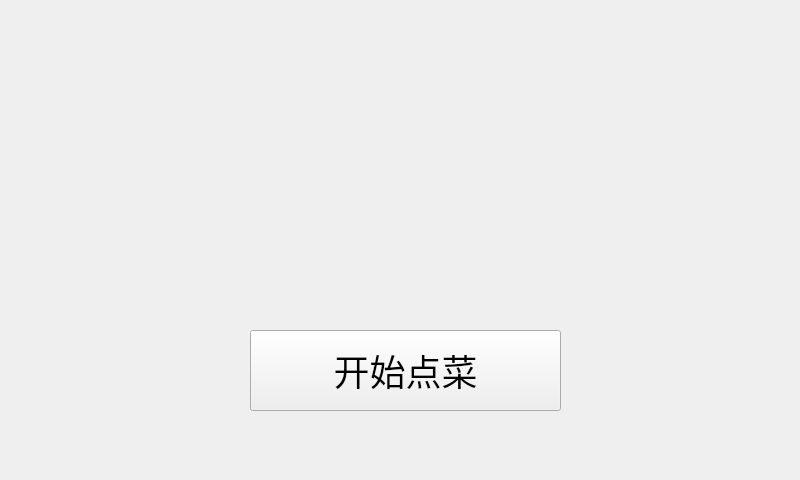
<?xml version="1.0" encoding="UTF-8"?>
<ui version="4.0">
 <class>startwidget</class>
 <widget class="QWidget" name="startwidget">
  <property name="geometry">
   <rect>
    <x>0</x>
    <y>0</y>
    <width>800</width>
    <height>480</height>
   </rect>
  </property>
  <property name="windowTitle">
   <string>Form</string>
  </property>
  <widget class="QPushButton" name="pushButton">
   <property name="geometry">
    <rect>
     <x>250</x>
     <y>330</y>
     <width>311</width>
     <height>81</height>
    </rect>
   </property>
   <property name="font">
    <font>
     <pointsize>27</pointsize>
    </font>
   </property>
   <property name="text">
    <string>开始点菜</string>
   </property>
  </widget>
 </widget>
 <resources/>
 <connections/>
</ui>
